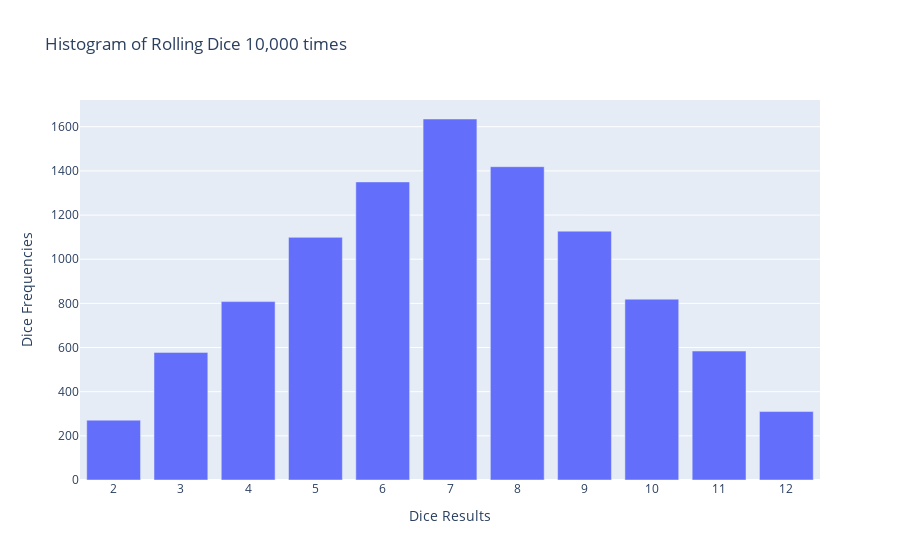

Source (notebook cell):
### Markdown cell above
<h2>Plotting Barchart</h2>

### Code cell
x_data=list(range(2, highest_result+1))
data=[Bar(x=x_data,y=frequencies)]

x_axis_config={"title":"Dice Results","dtick":1}
y_axis_config={"title":"Dice Frequencies"}
my_layout=Layout(title="Histogram of Rolling Dice 10,000 times",
                xaxis=x_axis_config,yaxis=y_axis_config)
offline.iplot({"data":data, "layout":my_layout},filename="Rolling dice.html")

### Figure 1 — Plotly figure (JSON) as saved in the notebook; plotly's stock layout.template omitted (floating-point values rounded to 4 significant figures)
{"data": [{"type": "bar", "x": [2, 3, 4, 5, 6, 7, 8, 9, 10, 11, 12], "y": [271, 578, 808, 1099, 1350, 1635, 1419, 1127, 819, 584, 310]}], "layout": {"title": {"text": "Histogram of Rolling Dice 10,000 times"}, "xaxis": {"dtick": 1, "title": {"text": "Dice Results"}}, "yaxis": {"title": {"text": "Dice Frequencies"}}}}
